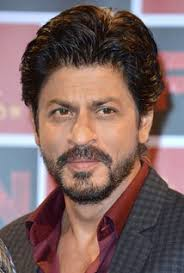
#> input picture training-data/s1/1.jpeg, 184 x 273 px; its folder holds only this picture in this run
$ python main.py   (Python 2 division)
#> lines starting #> are read from the running program, lines starting #| are printed output that depends on the picture; long printed decimals are rounded
import cv2
import os
import numpy as np
import matplotlib.pyplot as plt
# %matplotlib inline

subjects = ["", "Shahrukh Khan", "Aamir Khan"]


def detect_face(img):
	gray = cv2.cvtColor(img, cv2.COLOR_BGR2GRAY)
	face_cascade = cv2.CascadeClassifier('opencv-files/lbpcascades/lbpcascade_frontalface.xml')
	faces = face_cascade.detectMultiScale(gray, scaleFactor=1.2, minNeighbors=5)
	if len(faces)==0:
		return None, None

	(x,y,w,h) = faces[0]
	return gray[y:y+w, x:x+h], faces[0]


def prepare_training_data(data_folder_path):
#> called with data_folder_path = 'training-data'
	dirs = os.listdir(data_folder_path)
	faces=[]
	labels=[]

	for dir_name in dirs:
		if not dir_name.startswith("s"):
			continue
		label = int(dir_name.replace("s",""))
		subject_dir_path = data_folder_path+"/"+dir_name
		subject_images_names = os.listdir(subject_dir_path)

		for image_name in subject_images_names:
			if image_name.startswith("."):
				continue
			image_path = subject_dir_path + "/" + image_name
			image = cv2.imread(image_path)
#> image is the input picture: shape (273, 184, 3); mean B, G, R 98.9, 100.3, 125.6
			cv2.imshow("Training...", image)
			cv2.waitKey(100)

			face, rect = detect_face(image)
#> in detect_face, `gray = cv2.cvtColor(img, cv2.COLOR_BGR2GRAY)`:
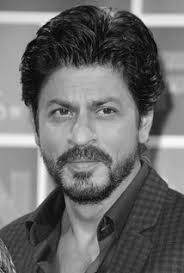
#> gray: shape (273, 184); min 0, max 254, mean 107.7
#> in detect_face, `faces = face_cascade.detectMultiScale(gray, scaleFactor=1.2, minNeighb..`: faces = [[25, 65, 119, 119]]
#> in detect_face, `(x,y,w,h) = faces[0]`: x = 25; y = 65; w = 119
#> rect = [25, 65, 119, 119]
			if face is not None:
				faces.append(face)
				labels.append(label)
#> pass 2 of the loop in prepare_training_data, `for dir_name in dirs:`:
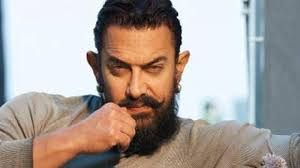
#> input picture training-data/s2/1.jpeg, 300 x 168 px
#> in prepare_training_data, image is the input picture: shape (168, 300, 3); mean B, G, R 153.1, 158.9, 168.5
#> in detect_face (call 2), `gray = cv2.cvtColor(img, cv2.COLOR_BGR2GRAY)`:
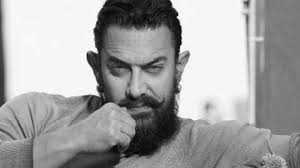
#> gray: shape (168, 300); min 0, max 255, mean 161.1
#> in detect_face (call 2), `faces = face_cascade.detectMultiScale(gray, scaleFactor=1.2, minNeighb..`: faces = [[92, 33, 90, 90]]
#> in detect_face (call 2), `(x,y,w,h) = faces[0]`: x = 92; y = 33; w = 90
#> in prepare_training_data, `face, rect = detect_face(image)`:
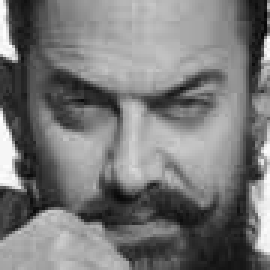
#> face: shape (90, 90) (shown 3 times larger); min 6, max 254, mean 120.5
#> in prepare_training_data, `face, rect = detect_face(image)`: rect = [92, 33, 90, 90]

	# cv2.destoryAllWindows()
	cv2.waitKey(0)
	cv2.destroyAllWindows()

	return faces, labels


print("Preparing data...")
faces, labels = prepare_training_data("training-data")
#> faces = 2 items; labels = [1, 2]
print("Data prepared")
print("Total faces: "+ str(len(faces)))
#| Total faces: 2
print("Total labels: "+ str(len(labels)))
#| Total labels: 2

face_recognizer = cv2.face.LBPHFaceRecognizer_create()
face_recognizer.train(faces, np.array(labels))

def draw_rectangle(img, rect):
	(x,y,w,h) = rect
	cv2.rectangle(img, (x,y), (x+w, y+h), (0,255,0), 2)


def draw_text(img, text, x, y):
	cv2.putText(img, text, (x,y), cv2.FONT_HERSHEY_PLAIN, 1.5, (0,255,0), 2)


def predict(test_img):
	img = test_img.copy()
	face, rect = detect_face(img)
	label = face_recognizer.predict(face)

	print label

	label_text = subjects[label[0]]
	draw_rectangle(img, rect)
	draw_text(img, label_text, rect[0], rect[1]-5)
	return img

test_img1 = cv2.imread("test_data/srk.jpeg")
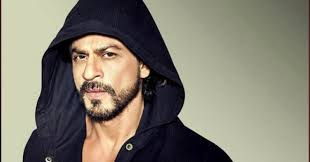
#> input picture test_data/srk.jpeg, 310 x 162 px
#> test_img1 is the input picture: shape (162, 310, 3); mean B, G, R 112.5, 125.7, 130.4
test_img2 = cv2.imread("test_data/aamir.jpeg")
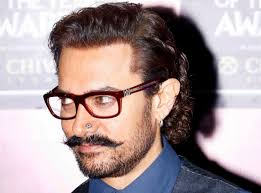
#> input picture test_data/aamir.jpeg, 261 x 193 px
#> test_img2 is the input picture: shape (193, 261, 3); mean B, G, R 152.7, 151.5, 167.9

predicted_img1 = predict(test_img1)
#> in predict, `face, rect = detect_face(img)`:
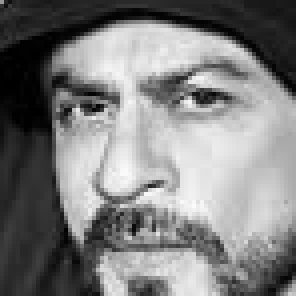
#> face: shape (74, 74) (shown 4 times larger); min 0, max 251, mean 127.1
#> in predict, `face, rect = detect_face(img)`: rect = [59, 30, 74, 74]
#> in predict, `label = face_recognizer.predict(face)`: label = (1, 112.8)
#| (1, 112.765)
#> in predict, `label_text = subjects[label[0]]`: label_text = 'Shahrukh Khan'
#> in draw_rectangle, `(x,y,w,h) = rect`: x = 59; y = 30; w = 74
predicted_img2 = predict(test_img2)
#> in detect_face (call 4), `gray = cv2.cvtColor(img, cv2.COLOR_BGR2GRAY)`:
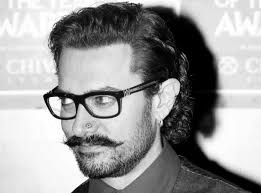
#> gray: shape (193, 261); min 0, max 255, mean 156.6
#> in detect_face (call 4), `faces = face_cascade.detectMultiScale(gray, scaleFactor=1.2, minNeighb..`: faces = [[41, 55, 115, 115]]
#> in detect_face (call 4), `(x,y,w,h) = faces[0]`: x = 41; y = 55; w = 115
#> in predict (call 2), `face, rect = detect_face(img)`:
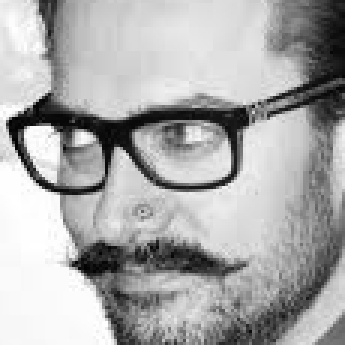
#> face: shape (115, 115) (shown 3 times larger); min 0, max 255, mean 170.7
#> in predict (call 2), `face, rect = detect_face(img)`: rect = [41, 55, 115, 115]
#> in predict (call 2), `label = face_recognizer.predict(face)`: label = (1, 106.3)
#| (1, 106.305)
#> call 2 of draw_text, with text = 'Shahrukh Khan', x = 41, y = 50
#> in draw_text (call 2), `cv2.putText(img, text, (x,y), cv2.FONT_HERSHEY_PLAIN, 1.5, (0,255,0), 2)`:
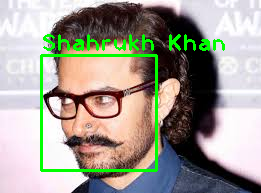
#> img: shape (193, 261, 3); mean B, G, R 146.7, 157.5, 160.6
print("Prediction complete.")

cv2.imshow("SRK test", predicted_img1)
cv2.imshow("Aamir test", predicted_img2)
cv2.waitKey(0)
cv2.destroyAllWindows()
